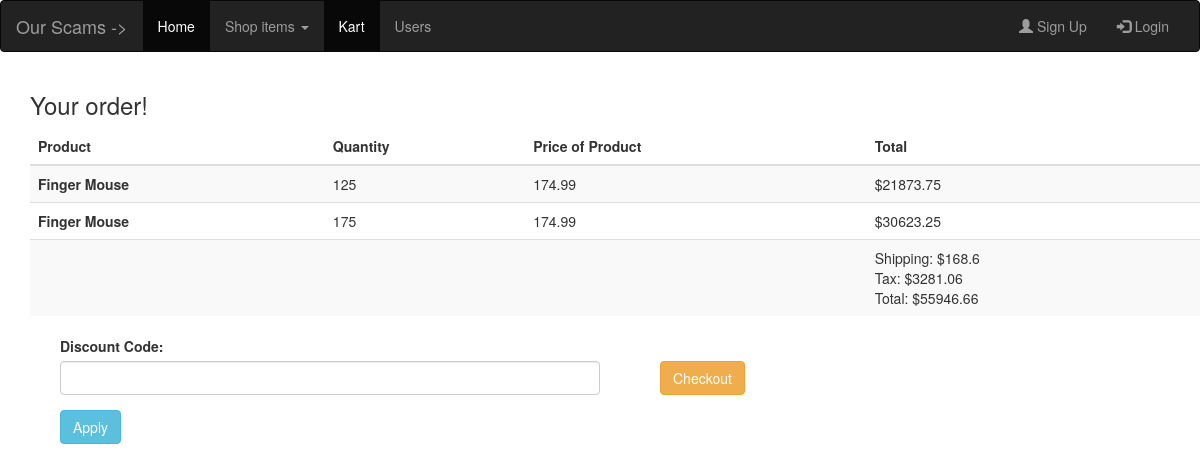
/Pages/checkoutPage.php, run on an earlier commit of the app's database.
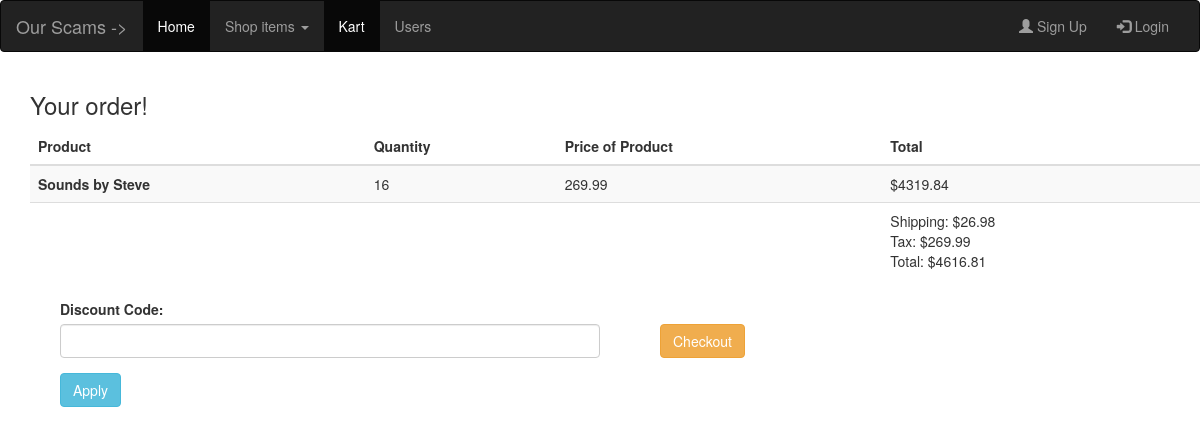
And on a later commit of the database.
### tables this page shows
CREATE TABLE `order_info` (
  `order_ID` int(11) NOT NULL,
  `product_ID` int(11) NOT NULL,
  `quantity` int(11) NOT NULL
);

CREATE TABLE `products` (
  `product_ID` int(11) NOT NULL,
  `name` varchar(100) DEFAULT NULL,
  `price` double(8,2) DEFAULT NULL,
  `short_desc` varchar(150) DEFAULT NULL,
  `image` varchar(100) DEFAULT NULL,
  `category_ID` int(11) DEFAULT NULL,
  `description` varchar(300) DEFAULT NULL,
  `desc_image` varchar(30) DEFAULT NULL,
  `weightKg` int(11) NOT NULL DEFAULT '13'
);

### Classes/OrderDataService.php (called while the page is built, shortened)
<?php
class orderDataService{
    function findCurrentOrder($id){
        $database = new Database();
        $connection = $database->getConnected();
        $orderItems = [];
        $order_id = 0;
        $sql = "SELECT * FROM orders WHERE active = true AND user_ID = $id";
        if ($result = $connection->query($sql)) {
            if($result->num_rows === 0){
                return null;
            }
            else{
                $order_id = $result->fetch_assoc();
                $order_id = $order_id['order_ID'];
            }
        } else {
            echo "<p style=\"color:red;\">ERROR: " . $DBConnect->error . "</p>";
            return null;
        }
        $sql = "SELECT products.name, order_info.quantity,products.price FROM order_info INNER JOIN products ON order_info.product_ID=products.product_ID WHERE order_info.order_ID = $order_id";
        if ($result = $connection->query($sql)) {
            $index = 0;
            if($result->num_rows === 0)
                return null;
            else{
                while($row = $result->fetch_assoc()){
                    $orderItems[$index] = array($row['name'] , $row ['quantity'] , $row['price']);
                    ++$index;
                }
                return $orderItems;
            }
        } else {
            echo "<p style=\"color:red;\">ERROR: " . $DBConnect->error . "</p>";
            return null;
        }
    }
    function getOrderID($id){
        $database = new Database();
        $connection = $database->getConnected();
        $sql = "SELECT * FROM orders WHERE active = true AND user_ID = $id";
        if ($result = $connection->query($sql)) {
            if($result->num_rows === 0){
                return null;
            }
            else{
                $order_id = $result->fetch_assoc();
                $order_id = $order_id['order_ID'];
                return $order_id;
            }
        } else {
            echo "<p style=\"color:red;\">ERROR: " . $DBConnect->error . "</p>";
            return null;
        }
    }
    function getOrderTotal(){
        $db = new Database();
        $connection = $db->getConnected();
        $order_id = $this->getOrderID(1);
        $sql = "SELECT order_info.quantity, products.price , products.weightKg FROM order_info INNER JOIN products ON order_info.product_ID=products.product_ID WHERE order_info.order_ID = $order_id";
        if ($result = $connection->query($sql)) {
            $index = 0;
            if($result->num_rows === 0)
                return null;
            else{
                while($row = $result->fetch_assoc()){
                    $orderItems[$index] = array($row ['quantity'] , $row['price'], $row['weightKg']);
                    ++$index;
                }
                return $orderItems;
            }
        } else {
            echo "<p style=\"color:red;\">ERROR: " . $DBConnect->error . "</p>";
            return null;
        }
    }
}
?>

### Classes/OrderBusinessService.php (called while the page is built, shortened)
<?php
require ("OrderDataService.php");
?>
<?php
class orderBusinessService{
    function getOrders($id){
        $service = new orderDataService();
        return $service->findCurrentOrder($id);
    }
    function getTotal($userID){
        $service = new orderDataService();
        $taxRate = .0625;
        $shippingRate = 5.62;
        $runningTotal = 0;
        $totalWeight = 0;
        $output = array();
        $items = $service->getOrderTotal();
        foreach($items as $item){
            $runningTotal += $item[0] * $item[1];
            $totalWeight += $item[0] * $item[2];
        }
        $tax = $taxRate * $runningTotal;
        $shipping = $totalWeight * ($shippingRate/10);
        $total = $runningTotal + $tax + $shipping;
        array_push($output,round($shipping, 2));
        array_push($output,round($tax , 2));
        array_push($output,round($total , 2));
        return $output;
    }
}
?>

### Pages/fragments/_displayOrder.php (the view, shortened to what this page needs)
<?php
require_once("../Classes/OrderBusinessService.php");
function displayOrder($orders)
{
?>
<table class="table table-striped table-dark">
  <thead>
    <tr>
      <th scope="col">Product</th>
      <th scope="col">Quantity</th>
      <th scope="col">Price of Product</th>
      <th scope="col">Total</th>
    </tr>
  </thead>
  <tbody>
      <?php
        $service = new orderBusinessService();
        $index = 0;
        foreach($orders as $o)
        {
          $temptotal = $o[1] * $o[2];
          $order[$index] = array($o[0], $o[1], $o[2], $temptotal);
          $index++;
        }
        foreach($order as $column)
        {
      ?>
          <tr>
            <th scope="row"><?php echo $column[0]; ?></th>
            <td><?php echo $column[1];?></td>
            <td><?php echo $column[2];?></td>
            <td>$<?php echo $column[3];?></td>
          </tr>
      <?php
        }
          $checkoutInfo = $service->getTotal(1);
          $total = $checkoutInfo[2];
      ?>
            <tr>
            <th></th>
            <td></td>
            <td></td>
            <td><?php
                  echo "Shipping: \$$checkoutInfo[0] <br/>Tax: $$checkoutInfo[1] <br/>Total: $$total";
              ?></td>
            </tr>
  </tbody>
</table>
<?php
}
?>

What changed in the data, as far as the page shows it:
no longer on this page (row unchanged): order_info: product_ID.name "Finger Mouse", quantity "125", product_ID.price "174.99", column "21873.75"
no longer on this page (row unchanged): order_info: product_ID.name "Finger Mouse", quantity "175", product_ID.price "174.99", column "30623.25"
added order_info: product_ID.name "Sounds by Steve", quantity "16", product_ID.price "269.99", column "4319.84"
Also different on the page:
$checkoutInfo[0]: "168.6" → "26.98"
$checkoutInfo[1]: "3281.06" → "269.99"
$total: "55946.66" → "4616.81"
